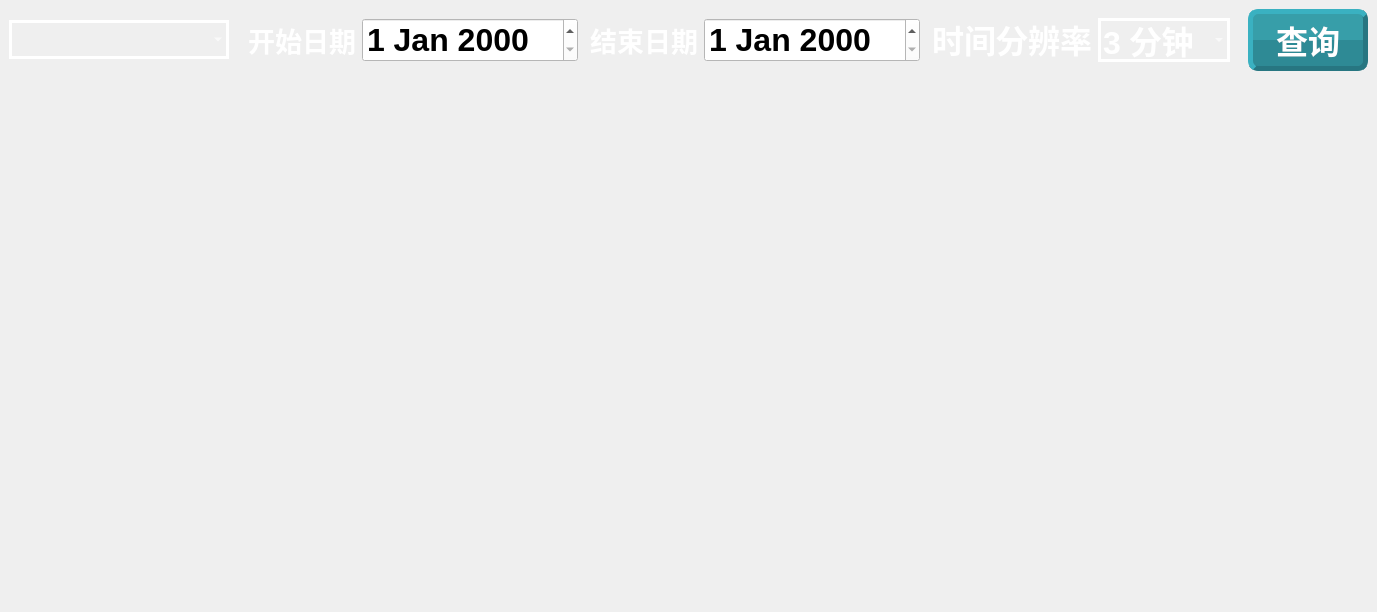
<?xml version="1.0" encoding="UTF-8"?>
<ui version="4.0">
 <class>Historical_curve</class>
 <widget class="QMainWindow" name="Historical_curve">
  <property name="geometry">
   <rect>
    <x>0</x>
    <y>0</y>
    <width>1377</width>
    <height>612</height>
   </rect>
  </property>
  <property name="windowTitle">
   <string>MainWindow</string>
  </property>
  <widget class="QWidget" name="centralwidget">
   <layout class="QGridLayout" name="gridLayout">
    <item row="1" column="0" colspan="14">
     <widget class="QWChartView" name="chartView">
      <property name="styleSheet">
       <string notr="true">background: transparent;</string>
      </property>
     </widget>
    </item>
    <item row="0" column="12">
     <spacer name="horizontalSpacer_5">
      <property name="orientation">
       <enum>Qt::Horizontal</enum>
      </property>
      <property name="sizeHint" stdset="0">
       <size>
        <width>40</width>
        <height>20</height>
       </size>
      </property>
     </spacer>
    </item>
    <item row="0" column="2">
     <spacer name="horizontalSpacer_4">
      <property name="orientation">
       <enum>Qt::Horizontal</enum>
      </property>
      <property name="sizeHint" stdset="0">
       <size>
        <width>40</width>
        <height>20</height>
       </size>
      </property>
     </spacer>
    </item>
    <item row="0" column="4">
     <widget class="QDateEdit" name="time_sta">
      <property name="font">
       <font>
        <pointsize>24</pointsize>
        <weight>75</weight>
        <bold>true</bold>
       </font>
      </property>
      <property name="styleSheet">
       <string notr="true">background-color: rgb(255, 255, 255);</string>
      </property>
     </widget>
    </item>
    <item row="0" column="5">
     <spacer name="horizontalSpacer_3">
      <property name="orientation">
       <enum>Qt::Horizontal</enum>
      </property>
      <property name="sizeHint" stdset="0">
       <size>
        <width>28</width>
        <height>20</height>
       </size>
      </property>
     </spacer>
    </item>
    <item row="0" column="0">
     <widget class="QComboBox" name="com_room">
      <property name="minimumSize">
       <size>
        <width>220</width>
        <height>0</height>
       </size>
      </property>
      <property name="font">
       <font>
        <pointsize>20</pointsize>
        <weight>75</weight>
        <bold>true</bold>
       </font>
      </property>
      <property name="styleSheet">
       <string notr="true">background-color:rgba(0,0,0,0);
color: rgb(255, 255, 255);
border:3px solid rgb(255,255,255);

</string>
      </property>
     </widget>
    </item>
    <item row="0" column="3">
     <widget class="QLabel" name="label">
      <property name="font">
       <font>
        <pointsize>20</pointsize>
        <weight>75</weight>
        <bold>true</bold>
       </font>
      </property>
      <property name="styleSheet">
       <string notr="true">color: rgb(255, 255, 255);</string>
      </property>
      <property name="text">
       <string>&lt;html&gt;&lt;head/&gt;&lt;body&gt;&lt;p&gt;&lt;span style=&quot; font-weight:600;&quot;&gt;开始日期&lt;/span&gt;&lt;/p&gt;&lt;/body&gt;&lt;/html&gt;</string>
      </property>
      <property name="alignment">
       <set>Qt::AlignRight|Qt::AlignTrailing|Qt::AlignVCenter</set>
      </property>
     </widget>
    </item>
    <item row="0" column="7">
     <widget class="QDateEdit" name="time_end">
      <property name="font">
       <font>
        <pointsize>24</pointsize>
        <weight>75</weight>
        <bold>true</bold>
       </font>
      </property>
      <property name="styleSheet">
       <string notr="true">background-color: rgb(255, 255, 255);</string>
      </property>
     </widget>
    </item>
    <item row="0" column="8">
     <spacer name="horizontalSpacer_2">
      <property name="orientation">
       <enum>Qt::Horizontal</enum>
      </property>
      <property name="sizeHint" stdset="0">
       <size>
        <width>18</width>
        <height>20</height>
       </size>
      </property>
     </spacer>
    </item>
    <item row="0" column="6">
     <widget class="QLabel" name="label_2">
      <property name="font">
       <font>
        <pointsize>26</pointsize>
        <weight>75</weight>
        <bold>true</bold>
       </font>
      </property>
      <property name="styleSheet">
       <string notr="true">color: rgb(255, 255, 255);</string>
      </property>
      <property name="text">
       <string>&lt;html&gt;&lt;head/&gt;&lt;body&gt;&lt;p&gt;&lt;span style=&quot; font-size:20pt; font-weight:600;&quot;&gt;结束日期&lt;/span&gt;&lt;/p&gt;&lt;/body&gt;&lt;/html&gt;</string>
      </property>
      <property name="alignment">
       <set>Qt::AlignRight|Qt::AlignTrailing|Qt::AlignVCenter</set>
      </property>
     </widget>
    </item>
    <item row="0" column="9">
     <widget class="QLabel" name="label_3">
      <property name="font">
       <font>
        <pointsize>24</pointsize>
        <weight>75</weight>
        <bold>true</bold>
       </font>
      </property>
      <property name="styleSheet">
       <string notr="true">color: rgb(255, 255, 255);</string>
      </property>
      <property name="text">
       <string>&lt;html&gt;&lt;head/&gt;&lt;body&gt;&lt;p&gt;时间分辨率&lt;/p&gt;&lt;/body&gt;&lt;/html&gt;</string>
      </property>
      <property name="alignment">
       <set>Qt::AlignRight|Qt::AlignTrailing|Qt::AlignVCenter</set>
      </property>
     </widget>
    </item>
    <item row="0" column="11">
     <spacer name="horizontalSpacer">
      <property name="orientation">
       <enum>Qt::Horizontal</enum>
      </property>
      <property name="sizeHint" stdset="0">
       <size>
        <width>5</width>
        <height>20</height>
       </size>
      </property>
     </spacer>
    </item>
    <item row="0" column="13">
     <widget class="QPushButton" name="pushButton">
      <property name="minimumSize">
       <size>
        <width>120</width>
        <height>0</height>
       </size>
      </property>
      <property name="font">
       <font>
        <pointsize>24</pointsize>
        <weight>75</weight>
        <bold>true</bold>
       </font>
      </property>
      <property name="styleSheet">
       <string notr="true">QPushButton {
color: rgb(255, 255, 255);
 border:5px outset rgb(39,118,129);
 background-color: qconicalgradient(cx:0.5, cy:0.5, angle:180, stop:0.49999 rgba(46, 138, 149, 255), stop:0.50001 rgba(55, 158, 169, 255));
border-radius:10px;
padding:2px 4px;
}

QPushButton:hover{
	
	color: rgb(0, 0, 0);
    border:5px outset gray;
    background-color: qconicalgradient(cx:0.5, cy:0.5, angle:180, stop:0.49999 rgba(188, 188, 188, 255), stop:0.50001 rgba(208, 208, 208, 255));
    border-radius:10px;
	position:relative; top:1px; left:1px
}

QPushButton:pressed{
    border:3px inset gray;
    background-color: qconicalgradient(cx:0.5, cy:0.5, angle:180, stop:0.49999 rgba(208, 208, 208, 255), stop:0.50001 rgba(188, 188, 188, 255));
	border-bottom: 1px;
    border-radius:10px;
}</string>
      </property>
      <property name="text">
       <string>查询</string>
      </property>
     </widget>
    </item>
    <item row="0" column="10">
     <widget class="QComboBox" name="com_interval">
      <property name="font">
       <font>
        <pointsize>24</pointsize>
        <weight>75</weight>
        <bold>true</bold>
       </font>
      </property>
      <property name="styleSheet">
       <string notr="true">background-color:rgba(0,0,0,0);
color: rgb(255, 255, 255);
border:3px solid rgb(255,255,255);

</string>
      </property>
      <item>
       <property name="text">
        <string>3 分钟</string>
       </property>
      </item>
      <item>
       <property name="text">
        <string>5 分钟</string>
       </property>
      </item>
      <item>
       <property name="text">
        <string>10 分钟</string>
       </property>
      </item>
     </widget>
    </item>
    <item row="0" column="1">
     <spacer name="horizontalSpacer_6">
      <property name="orientation">
       <enum>Qt::Horizontal</enum>
      </property>
      <property name="sizeHint" stdset="0">
       <size>
        <width>40</width>
        <height>20</height>
       </size>
      </property>
     </spacer>
    </item>
   </layout>
  </widget>
 </widget>
 <customwidgets>
  <customwidget>
   <class>QWChartView</class>
   <extends>QGraphicsView</extends>
   <header location="global">qwchartview.h</header>
  </customwidget>
 </customwidgets>
 <resources/>
 <connections/>
</ui>
